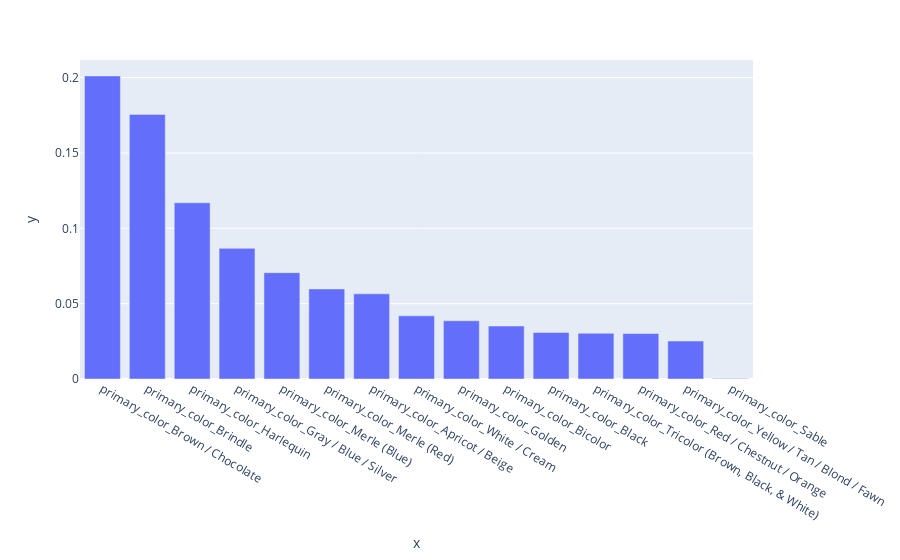

Notebook source saved alongside this figure:
### Code cell
px.bar(x=x_feat_list_colors, y=feature_importances).update_xaxes(categoryorder='total descending')

### Figure 1 — Plotly figure (JSON) as saved in the notebook; plotly's stock layout.template omitted (floating-point values rounded to 4 significant figures)
{"data": [{"alignmentgroup": "True", "hovertemplate": "x=%{x}<br>y=%{y}<extra></extra>", "legendgroup": "", "marker": {"color": "#636efa", "pattern": {"shape": ""}}, "name": "", "offsetgroup": "", "orientation": "v", "showlegend": false, "textposition": "auto", "type": "bar", "x": ["primary_color_Apricot / Beige", "primary_color_Bicolor", "primary_color_Black", "primary_color_Brindle", "primary_color_Brown / Chocolate", "primary_color_Golden", "primary_color_Gray / Blue / Silver", "primary_color_Harlequin", "primary_color_Merle (Blue)", "primary_color_Merle (Red)", "primary_color_Red / Chestnut / Orange", "primary_color_Sable", "primary_color_Tricolor (Brown, Black, & White)", "primary_color_White / Cream", "primary_color_Yellow / Tan / Blond / Fawn"], "xaxis": "x", "y": [0.05652, 0.03515, 0.03091, 0.1756, 0.2011, 0.03865, 0.08671, 0.117, 0.07058, 0.05978, 0.03018, 0.0003859, 0.03033, 0.0419, 0.02518], "yaxis": "y"}], "layout": {"barmode": "relative", "legend": {"tracegroupgap": 0}, "margin": {"t": 60}, "xaxis": {"anchor": "y", "categoryorder": "total descending", "domain": [0, 1], "title": {"text": "x"}}, "yaxis": {"anchor": "x", "domain": [0, 1], "title": {"text": "y"}}}}
